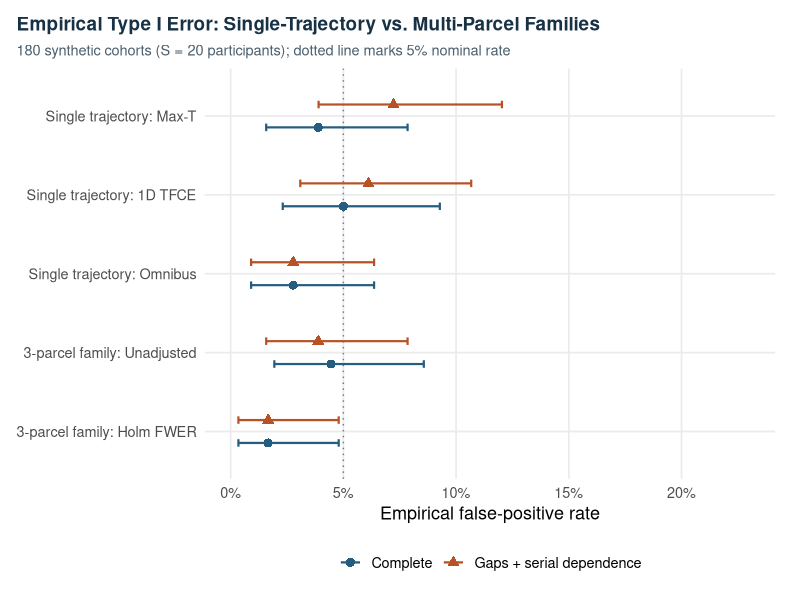
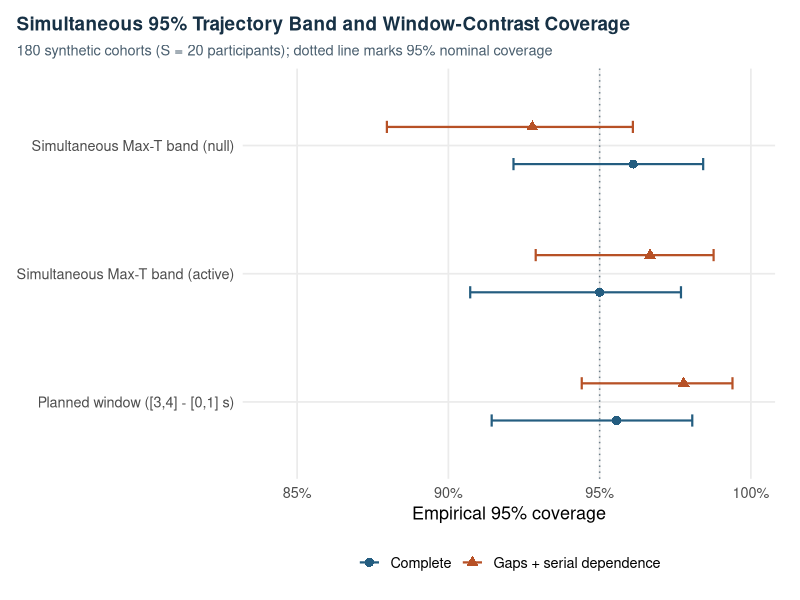

These figures' R source, in order:
library(ggplot2)
d <- read.csv("calibration_summary.csv")
d$design <- ifelse(startsWith(d$scenario, "Complete"), "Complete", "Gaps + serial dependence")
theme_set(theme_minimal(base_size=13) + theme(
  legend.position="bottom",
  plot.title.position="plot",
  plot.title=element_text(face="bold", size=13.6, color="#173145"),
  plot.subtitle=element_text(size=10.5, color="#495E6E"),
  panel.grid.minor=element_blank(),
  plot.margin=margin(12,18,12,12)))
make <- function(file, labels, goal, span, title, subtitle, x) {
  z <- d[match(d$metric,names(labels),nomatch=0)>0,]
  z$test <- factor(labels[z$metric], rev(unname(labels)))
  p <- ggplot(z,aes(rate,test,color=design,shape=design)) +
    geom_vline(xintercept=goal,color="#6B7D89",linetype=3) +
    geom_errorbar(aes(xmin=low,xmax=high),orientation="y",width=.19,
      position=position_dodge(width=.58),linewidth=.75) +
    geom_point(position=position_dodge(width=.58),size=2.7) +
    scale_x_continuous(labels=scales::label_percent(accuracy=1),limits=span) +
    scale_color_manual(values=c("#245D80","#B75126")) +
    labs(title=title,subtitle=subtitle,x=x,y=NULL,color=NULL,shape=NULL)
  ggsave(file,p,width=9.2,height=if(length(labels)>3) 4.6 else 4.0,dpi=180,bg="white")
}
make("rejection.png",c(null_maxT="Single trajectory: Max-T",null_tfce="Single trajectory: 1D TFCE",
  null_omnibus="Single trajectory: Omnibus",raw_epoch_family="3-parcel family: Unadjusted",
  holm_epoch_family="3-parcel family: Holm FWER"),.05,c(0,.23),
  "Empirical Type I Error: Single-Trajectory vs. Multi-Parcel Families",
  "180 synthetic cohorts (S = 20 participants); dotted line marks 5% nominal rate",
  "Empirical false-positive rate")
make("coverage.png",c(null_band="Simultaneous Max-T band (null)",active_band="Simultaneous Max-T band (active)",
  window_coverage="Planned window ([3,4] - [0,1] s)"),.95,c(.84,1),
  "Simultaneous 95% Trajectory Band and Window-Contrast Coverage",
  "180 synthetic cohorts (S = 20 participants); dotted line marks 95% nominal coverage",
  "Empirical 95% coverage")
